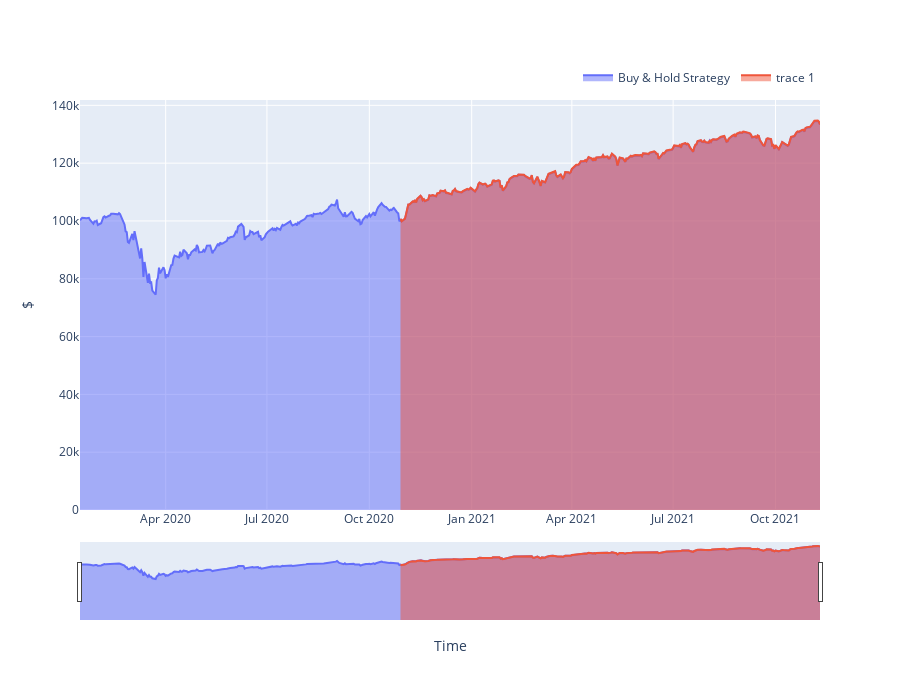

The code cell stored with this chart in its notebook:
### Code cell
plot_returns(bh_results, best_result)

### Figure 1 — Plotly figure (JSON) as saved in the notebook; plotly's stock layout.template omitted (floating-point values rounded to 4 significant figures; data arrays with more than 128 entries replaced by an {"elided": "..."} marker saying what was removed)
{"data": [{"fill": "tozeroy", "name": "Buy & Hold Strategy", "type": "scatter", "x": {"elided": "461 str values"}, "y": {"elided": "461 float values"}}, {"fill": "tozeroy", "type": "scatter", "x": {"elided": "261 str values"}, "y": {"elided": "261 float values"}}], "layout": {"height": 700, "legend": {"orientation": "h", "x": 1, "xanchor": "right", "y": 1.02, "yanchor": "bottom"}, "title": {}, "xaxis": {"rangeslider": {"visible": true}, "title": {"text": "Time"}}, "yaxis": {"title": {"text": "$"}}}}
